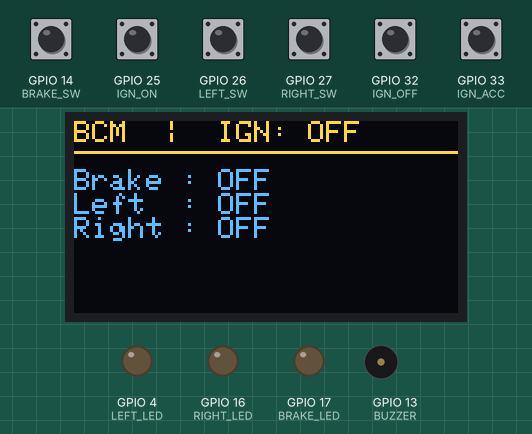
The sketch below on a simulated ESP32. On the bench: 128×64 one-colour display, output pins drawn as LEDs (lit = HIGH), buzzer (waves = sounding). The test bench sets the inputs (shaded band); at power-on: GPIO 14 (BRAKE_SW), GPIO 25 (IGN_ON), GPIO 26 (LEFT_SW), GPIO 27 (RIGHT_SW), GPIO 32 (IGN_OFF), GPIO 33 (IGN_ACC) HIGH. The OLED is the two-colour kind (top 16 rows yellow); what the sketch prints to the serial monitor is not drawn.

Above: at 2.1 s.
2.2 s: GPIO 25 (IGN_ON) pulled LOW for 0.15 s
At 3.2 s:
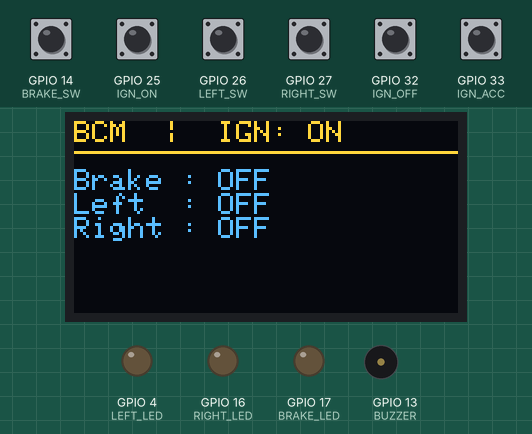
3.8 s: GPIO 26 (LEFT_SW) pulled LOW for 0.15 s
At 3.96 s:
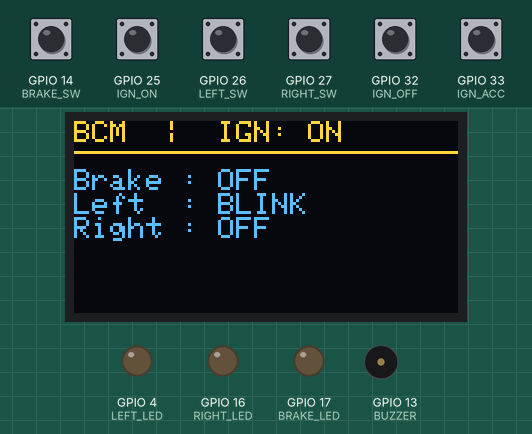
5.5 s: GPIO 33 (IGN_ACC) pulled LOW for 0.15 s
At 5.8 s:
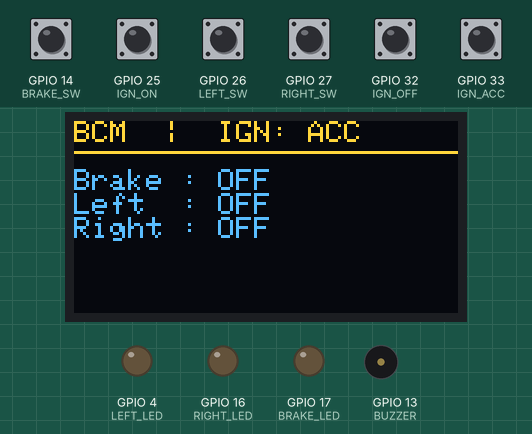
7.1 s: GPIO 14 (BRAKE_SW) pulled LOW for 0.15 s
At 7.28 s:
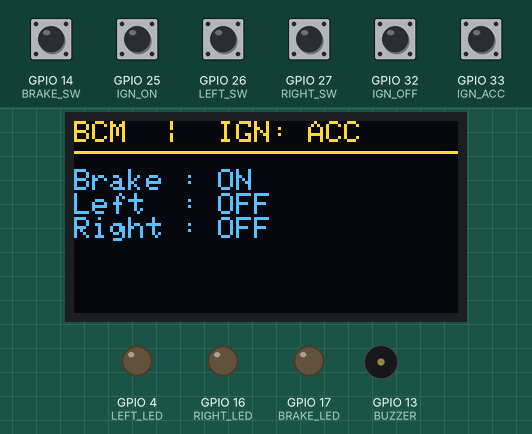
8.8 s: GPIO 32 (IGN_OFF) pulled LOW for 0.15 s
At 9.7 s:
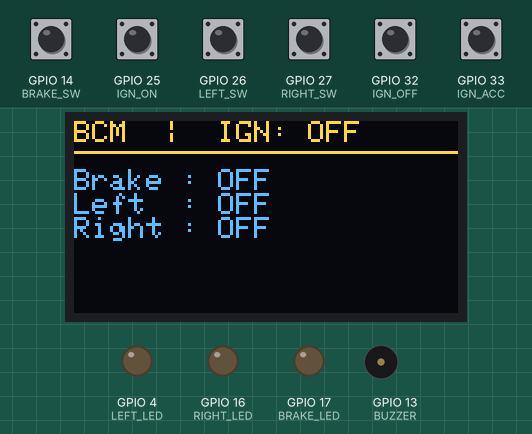
10.4 s: GPIO 14 (BRAKE_SW) pulled LOW for 1 s
At 11.1 s:
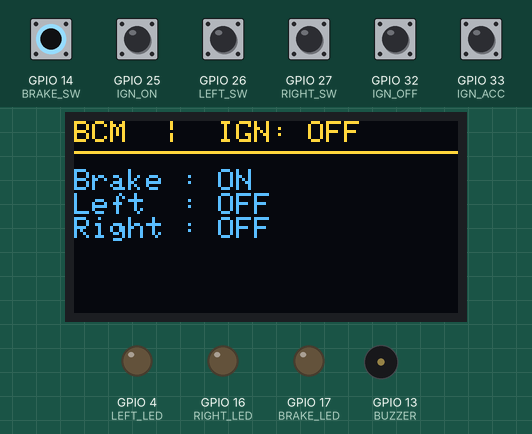
Timing chart, 0 to 13.4 s (numbered marks = the images above; inputs shaded):
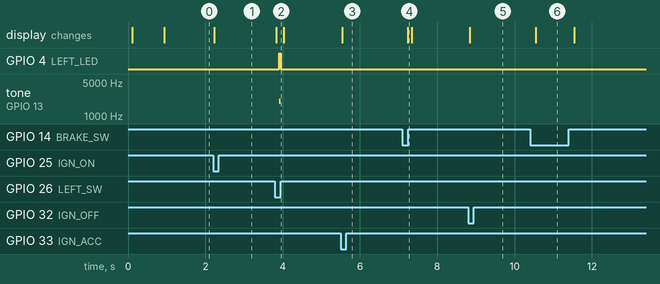

The sketch:

bcm_esp32.ino
```cpp
// (licence header left out)
#include <Wire.h>
#include <Adafruit_GFX.h>
#include <Adafruit_SSD1306.h>

// ---------- DISPLAY ----------
#define SCREEN_WIDTH  128
#define SCREEN_HEIGHT 64
#define OLED_ADDR     0x3C
Adafruit_SSD1306 display(SCREEN_WIDTH, SCREEN_HEIGHT, &Wire, -1);

// ---------- PIN DEFINITIONS ----------
// Ignition (rotary switch, active-LOW)
#define IGN_OFF     32
#define IGN_ACC     33
#define IGN_ON      25

// Brake
#define BRAKE_SW    14
#define BRAKE_LED   17

// Indicators
#define LEFT_SW     26
#define RIGHT_SW    27
#define LEFT_LED     4
#define RIGHT_LED   16

// Buzzer (passive)
#define BUZZER      13
#define BUZZER_FREQ 2000   // Hz

// ---------- TIMING ----------
const unsigned long BLINK_INTERVAL_MS  = 500;
const unsigned long DISPLAY_REFRESH_MS = 100;
const unsigned long DEBOUNCE_MS        = 30;

// ---------- STATE TYPES ----------
enum IgnitionState { IGN_STATE_OFF, IGN_STATE_ACC, IGN_STATE_ON };

// ---------- STATE VARIABLES ----------
IgnitionState ignition         = IGN_STATE_OFF;
IgnitionState previousIgnition = IGN_STATE_OFF;

bool brakeRaw          = false;
bool brakeStable       = false;
bool previousBrake     = false;
unsigned long brakeChangeTs = 0;

bool leftActive   = false;
bool rightActive  = false;
bool hazardActive = false;
bool prevLeft = false, prevRight = false, prevHazard = false;

unsigned long lastBlinkTs   = 0;
unsigned long lastDisplayTs = 0;
bool blinkState = false;

// ============================================================================
//  HELPERS
// ============================================================================
const char* ignitionToStr(IgnitionState s) {
  switch (s) {
    case IGN_STATE_OFF: return "OFF";
    case IGN_STATE_ACC: return "ACC";
    case IGN_STATE_ON:  return "ON";
  }
  return "?";
}

IgnitionState readIgnition() {
  // Active-LOW rotary switch. If none asserted -> hold previous (between detents).
  if (digitalRead(IGN_OFF) == LOW) return IGN_STATE_OFF;
  if (digitalRead(IGN_ACC) == LOW) return IGN_STATE_ACC;
  if (digitalRead(IGN_ON)  == LOW) return IGN_STATE_ON;
  return ignition; // hold last valid state
}

void updateBrakeDebounced() {
  bool reading = (digitalRead(BRAKE_SW) == LOW);
  if (reading != brakeRaw) {
    brakeRaw = reading;
    brakeChangeTs = millis();
  }
  if (millis() - brakeChangeTs >= DEBOUNCE_MS) {
    brakeStable = brakeRaw;
  }
}

void setBuzzer(bool on) {
  static bool buzzerOn = false;
  if (on && !buzzerOn) {
    tone(BUZZER, BUZZER_FREQ);
    buzzerOn = true;
  } else if (!on && buzzerOn) {
    noTone(BUZZER);
    digitalWrite(BUZZER, LOW);
    buzzerOn = false;
  }
}

// ============================================================================
//  DISPLAY
// ============================================================================
void renderDashboard() {
  display.clearDisplay();
  display.setTextColor(SSD1306_WHITE);

  // Header
  display.setTextSize(1);
  display.setCursor(0, 0);
  display.print("BCM  |  IGN: ");
  display.println(ignitionToStr(ignition));
  display.drawFastHLine(0, 10, SCREEN_WIDTH, SSD1306_WHITE);

  // Body
  display.setCursor(0, 16);
  display.print("Brake : ");
  display.println(brakeStable ? "ON" : "OFF");

  display.print("Left  : ");
  display.println(leftActive ? "BLINK" : "OFF");

  display.print("Right : ");
  display.println(rightActive ? "BLINK" : "OFF");

  if (hazardActive) {
    display.setTextSize(2);
    display.setCursor(8, 46);
    display.print(blinkState ? "HAZARD" : "      ");
  }

  display.display();
}

// ============================================================================
//  SETUP
// ============================================================================
void setup() {
  Serial.begin(115200);
  delay(50);
  Serial.println(F("\n=== BCM ESP32 Boot ==="));

  // Inputs
  pinMode(IGN_OFF,  INPUT_PULLUP);
  pinMode(IGN_ACC,  INPUT_PULLUP);
  pinMode(IGN_ON,   INPUT_PULLUP);
  pinMode(BRAKE_SW, INPUT_PULLUP);
  pinMode(LEFT_SW,  INPUT_PULLUP);
  pinMode(RIGHT_SW, INPUT_PULLUP);

  // Outputs
  pinMode(BRAKE_LED, OUTPUT);
  pinMode(LEFT_LED,  OUTPUT);
  pinMode(RIGHT_LED, OUTPUT);
  pinMode(BUZZER,    OUTPUT);
  digitalWrite(BRAKE_LED, LOW);
  digitalWrite(LEFT_LED,  LOW);
  digitalWrite(RIGHT_LED, LOW);
  digitalWrite(BUZZER,    LOW);

  // I2C + OLED
  Wire.begin(21, 22);
  if (!display.begin(SSD1306_SWITCHCAPVCC, OLED_ADDR)) {
    Serial.println(F("[FATAL] SSD1306 init failed"));
    while (true) { delay(1000); }
  }
  display.clearDisplay();
  display.setTextColor(SSD1306_WHITE);
  display.setTextSize(1);
  display.setCursor(10, 24);
  display.println(F("BCM ESP32 Ready"));
  display.display();
  delay(800);

  Serial.println(F("[INFO] BCM ready"));
}

// ============================================================================
//  MAIN LOOP
// ============================================================================
void loop() {
  unsigned long now = millis();

  // 1. Read ignition
  ignition = readIgnition();

  // 2. Debounced brake
  updateBrakeDebounced();

  // 3. Read indicator switches
  bool leftSw  = (digitalRead(LEFT_SW)  == LOW);
  bool rightSw = (digitalRead(RIGHT_SW) == LOW);

  // 4. Determine modes
  hazardActive = (leftSw && rightSw);                          // hazards work in any ignition state
  bool turnAllowed = (ignition == IGN_STATE_ON) && !hazardActive;
  leftActive   = hazardActive ? true : (turnAllowed && leftSw);
  rightActive  = hazardActive ? true : (turnAllowed && rightSw);

  // 5. Brake (only when ignition ON)
  bool brakeOut = brakeStable && (ignition == IGN_STATE_ON);
  digitalWrite(BRAKE_LED, brakeOut);

  // 6. Blink scheduler
  if (now - lastBlinkTs >= BLINK_INTERVAL_MS) {
    lastBlinkTs = now;
    blinkState = !blinkState;
  }

  // 7. Drive indicator outputs
  digitalWrite(LEFT_LED,  (leftActive  ? blinkState : LOW));
  digitalWrite(RIGHT_LED, (rightActive ? blinkState : LOW));

  // 8. Buzzer follows blink whenever any indicator is active
  bool indicatorOn = (leftActive || rightActive);
  setBuzzer(indicatorOn && blinkState);

  // 9. Edge-triggered serial logging
  if (ignition != previousIgnition) {
    Serial.print(F("[IGN] "));
    Serial.println(ignitionToStr(ignition));
    previousIgnition = ignition;
  }
  if (brakeOut != previousBrake) {
    Serial.print(F("[BRAKE] "));
    Serial.println(brakeOut ? "ON" : "OFF");
    previousBrake = brakeOut;
  }
  if (hazardActive != prevHazard) {
    Serial.print(F("[HAZARD] "));
    Serial.println(hazardActive ? "ON" : "OFF");
    prevHazard = hazardActive;
  }
  if (leftActive != prevLeft && !hazardActive) {
    Serial.print(F("[LEFT] "));
    Serial.println(leftActive ? "ON" : "OFF");
    prevLeft = leftActive;
  }
  if (rightActive != prevRight && !hazardActive) {
    Serial.print(F("[RIGHT] "));
    Serial.println(rightActive ? "ON" : "OFF");
    prevRight = rightActive;
  }

  // 10. Throttled OLED refresh
  if (now - lastDisplayTs >= DISPLAY_REFRESH_MS) {
    lastDisplayTs = now;
    renderDashboard();
  }
}
```

Measured:
- after the input at 2.2 s, the display: changes at once (image 1)
- after the input at 3.8 s, GPIO 4 (LEFT_LED): LOW → HIGH after 0.11 s, → LOW 0.04 s later; tone on GPIO 13 (BUZZER): silent → 2000 Hz after 0.11 s, → silent 0.04 s later; the display: changes at once (image 2)
- after the input at 5.5 s, the display: changes at once (image 3)
- after the input at 7.1 s, the display: changes after 0.14 s (image 4)
- after the input at 8.8 s, the display: changes at once (image 5)
- after the input at 10.4 s, the display: changes after 0.14 s (image 6)
